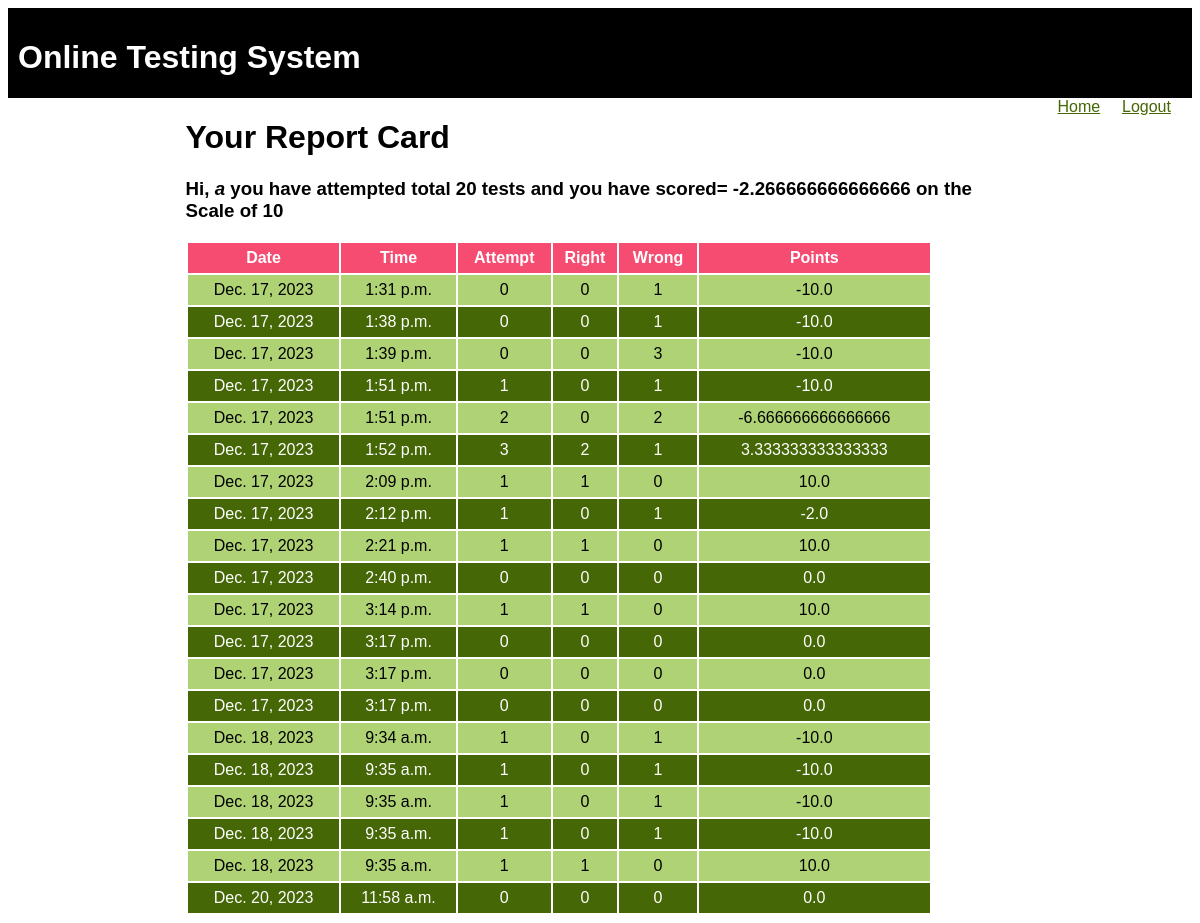
Page /OTS/test-history (signed in) on the committed database.
### OTS/models.py (models this page shows)
class Candidate(models.Model):
    username=models.CharField(primary_key=True,max_length=20)
    password=models.CharField(null=False,max_length=20)
    name=models.CharField(null=False,max_length=30)
    test_attempted=models.IntegerField(default=0)
    points=models.FloatField(default=0.0)

class Result(models.Model):
    resultid=models.BigAutoField(primary_key=True,auto_created=True)
    username=models.ForeignKey(Candidate,on_delete=models.CASCADE)
    date=models.DateField(auto_now=True)
    time=models.TimeField(auto_now=True)
    attempt=models.IntegerField()
    right=models.IntegerField()
    wrong=models.IntegerField()
    points=models.FloatField()

### OTS/views.py (the view)
# urls.py: path('test-history',TestHistory,name="testHistory"),
def TestHistory(request):
    if 'name' not in request.session.keys():
        res=HttpResponseRedirect("login")
    candidate=Candidate.objects.filter(username=request.session['username'])
    results=Result.objects.filter(username_id=candidate[0].username)
    context={'candidate':candidate[0],'results':results}
    res=render(request,'candidate_history.html',context)
    return res

### OTS/templates/candidate_history.html (shortened to what this page needs)
{% extends 'main.html' %}
{%block top%}
<a href="{% url 'OTS:home' %}">Home</a>
<a href="{% url 'OTS:logout' %}">Logout</a>
{% endblock %}
{% block content%}
<h1>Your Report Card</h1>
 <h3><p>Hi, <i>{{candidate.name}} </i> you have attempted total {{candidate.test_attempted}} tests and you have scored= {{candidate.points}} on the Scale of 10</p></h3>
<table>
    <tr>
        <th>Date</th>
        <th>Time</th>
        <th>Attempt</th>
        <th>Right</th>
        <th>Wrong</th>
        <th>Points</th>
    </tr>
    {% for r in results %}
    <tr>
        <td>{{r.date}}</td>
        <td> {{r.time}}</td>
        <td> {{r.attempt}}</td>
        <td>{{r.right}} </td>
        <td>{{r.wrong}}</td>
        <td>{{r.points}}</td>
    </tr>
    {% endfor %}
</table>
{%endblock%}

### OTS/templates/main.html (shortened to what this page needs)
<!DOCTYPE html>
{%load static%}
<html lang="en">
<head>
    <link rel="stylesheet" href="{% static 'theme.css'%}">
    <link rel="stylesheet" href="{% static 'formstyle.css'%}">
    <link rel="stylesheet" href="{% static 'buttonstyle.css'%}">
</head>
<body>
    <div class="top">
        <div class="site name"><h1>Online Testing System</h1></div>
        <div class="menu">
            {% block top %} {% endblock %}
        </div>
    </div>
    <div class="content">
        {% block content %} {% endblock %}
    </div>
</body>
</html>

### OTS/static/theme.css (style rules this page uses)
* { font-family:'Gill Sans', 'Gill Sans MT', Calibri, 'Trebuchet MS', sans-serif; }
.top { height:70px; background-color:black; margin-bottom:20px; padding:10px; color:white; }
.top div.menu { float:right; }
.top div.menu a { color:#456705; display:inline-block; min-width:50px; margin-right:10px; }
.content { width:70%; margin-left:auto; margin-right:auto; }
table { width:90%; }
table tr:nth-child(odd) { background-color:#456705; color:white; height:30px; }
table tr:nth-child(even) { background-color:#AFD275; height:30px; }
table tr:first-child { background-color:#F64C72; }
table td { text-align:center; }

### rows in the picture
Candidate: name "a", test_attempted "20", points "-2.266666666666666"
Result: date "Dec. 17, 2023", time "1:31 p.m.", attempt "0", right "0", wrong "1", points "-10.0"
Result: date "Dec. 17, 2023", time "1:38 p.m.", attempt "0", right "0", wrong "1", points "-10.0"
Result: date "Dec. 17, 2023", time "1:39 p.m.", attempt "0", right "0", wrong "3", points "-10.0"
Result: date "Dec. 17, 2023", time "1:51 p.m.", attempt "1", right "0", wrong "1", points "-10.0"
Result: date "Dec. 17, 2023", time "1:51 p.m.", attempt "2", right "0", wrong "2", points "-6.666666666666666"
Result: date "Dec. 17, 2023", time "1:52 p.m.", attempt "3", right "2", wrong "1", points "3.333333333333333"
Result: date "Dec. 17, 2023", time "2:09 p.m.", attempt "1", right "1", wrong "0", points "10.0"
Result: date "Dec. 17, 2023", time "2:12 p.m.", attempt "1", right "0", wrong "1", points "-2.0"
Result: date "Dec. 17, 2023", time "2:21 p.m.", attempt "1", right "1", wrong "0", points "10.0"
Result: date "Dec. 17, 2023", time "2:40 p.m.", attempt "0", right "0", wrong "0", points "0.0"
Result: date "Dec. 17, 2023", time "3:14 p.m.", attempt "1", right "1", wrong "0", points "10.0"
Result: date "Dec. 17, 2023", time "3:17 p.m.", attempt "0", right "0", wrong "0", points "0.0"
Result: date "Dec. 17, 2023", time "3:17 p.m.", attempt "0", right "0", wrong "0", points "0.0"
Result: date "Dec. 17, 2023", time "3:17 p.m.", attempt "0", right "0", wrong "0", points "0.0"
Result: date "Dec. 18, 2023", time "9:34 a.m.", attempt "1", right "0", wrong "1", points "-10.0"
Result: date "Dec. 18, 2023", time "9:35 a.m.", attempt "1", right "0", wrong "1", points "-10.0"
Result: date "Dec. 18, 2023", time "9:35 a.m.", attempt "1", right "0", wrong "1", points "-10.0"
Result: date "Dec. 18, 2023", time "9:35 a.m.", attempt "1", right "0", wrong "1", points "-10.0"
Result: date "Dec. 18, 2023", time "9:35 a.m.", attempt "1", right "1", wrong "0", points "10.0"
Result: date "Dec. 20, 2023", time "11:58 a.m.", attempt "0", right "0", wrong "0", points "0.0"
